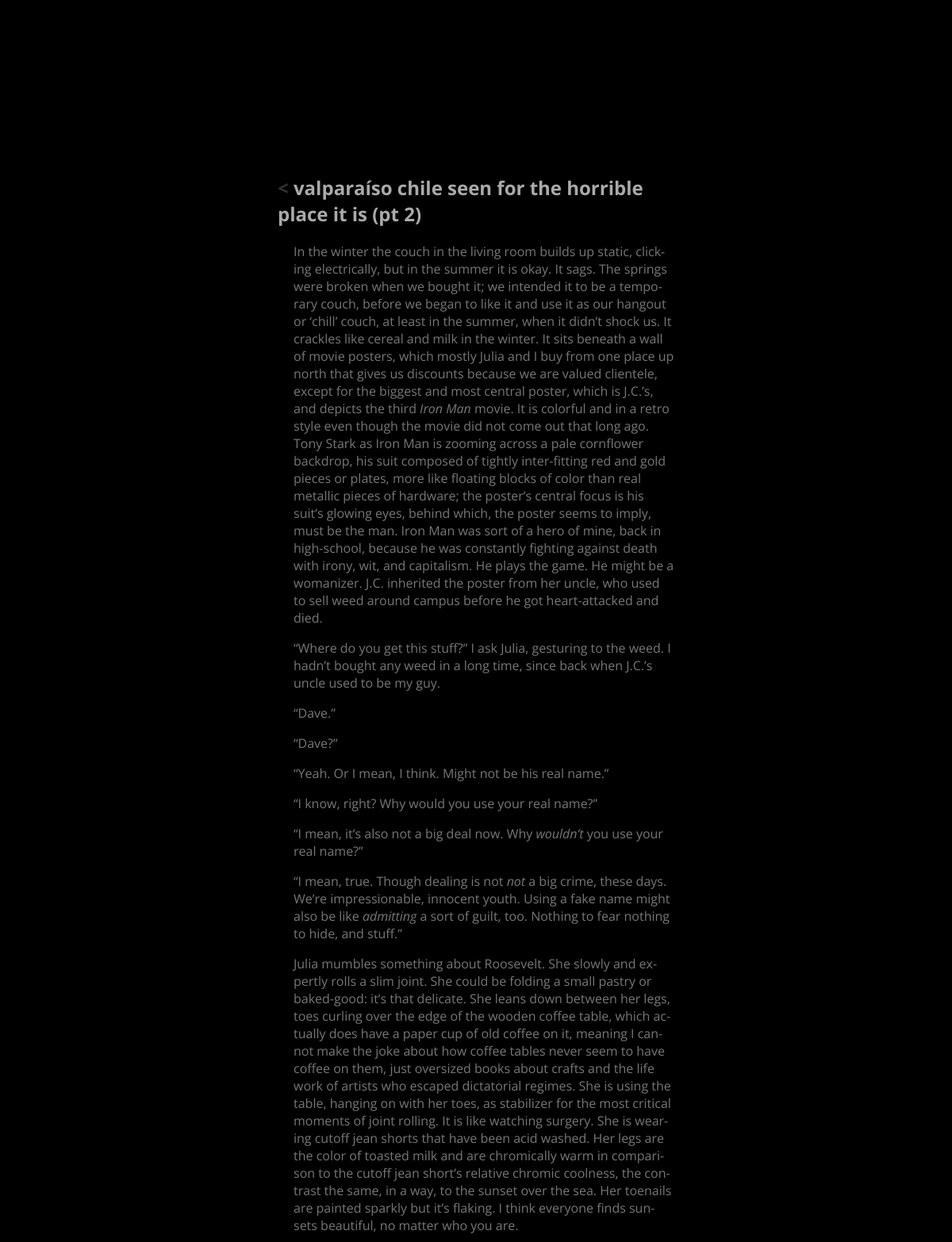
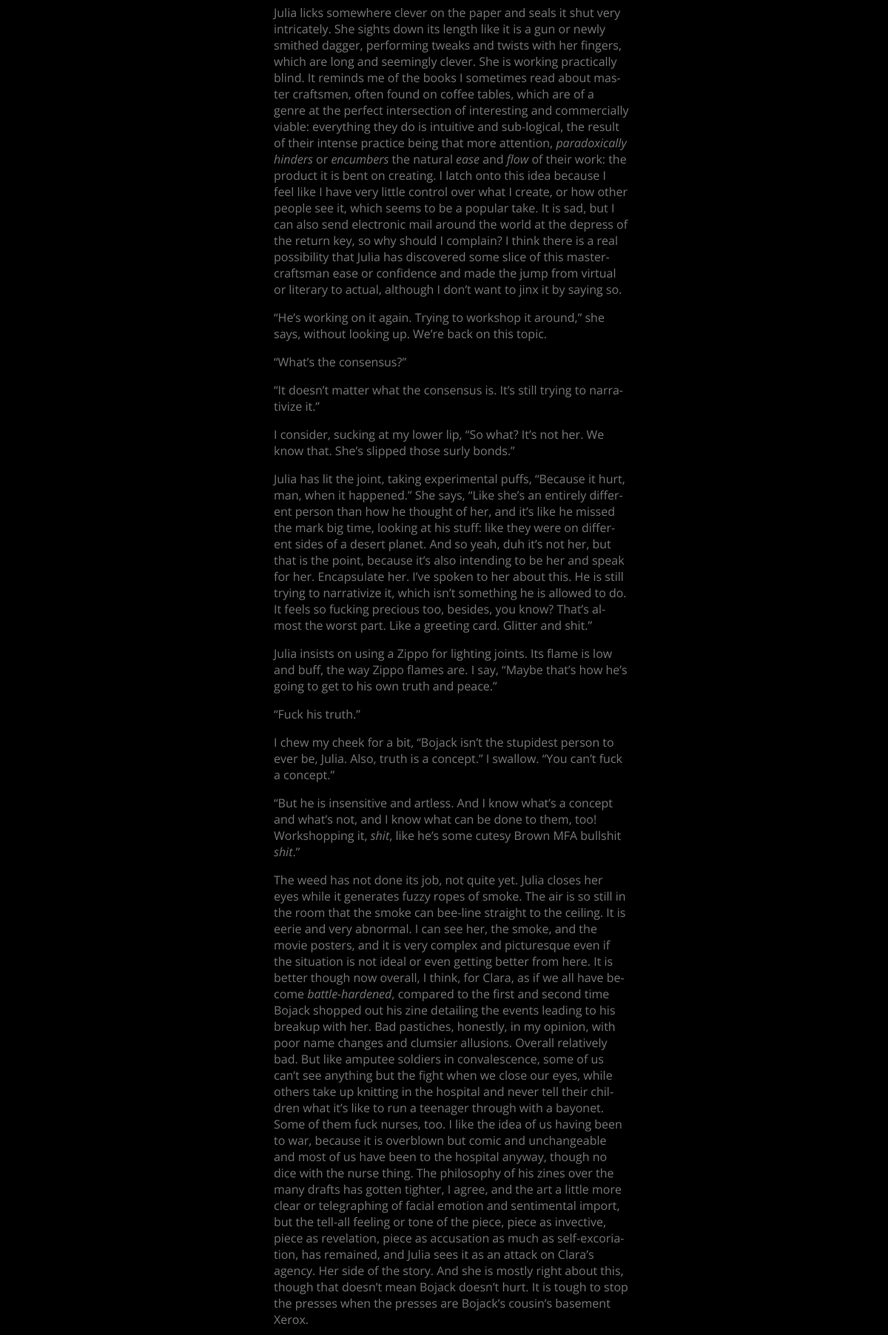
/produce/written/15/ (upper part), run on the app's committed database (2 pictures, top to bottom).
### produce/models.py (models this page shows, shortened)
class WrittenObject(models.Model):
	title       = models.CharField(max_length=200, default="n/a")
	description = models.CharField(max_length=500, default="n/a")
	pub_date    = models.DateTimeField('date published',default=timezone.now)
	word_count  = models.IntegerField(default=0)
	content     = models.TextField(default="n/a")
	cited_works  = models.ManyToManyField('library.LibraryObject', blank=True)

### produce/views.py (the view)
# urls.py: path("written/<int:produce_id>/", views.written_individual, name="written_individual"),
def written_individual(request, produce_id):
	written_object = get_object_or_404(WrittenObject, pk=produce_id)
	cited_works    = written_object.cited_works.all()
	return render(request, 'produce/individual_written.html', {'written_object': written_object, 'cited_works' : cited_works})

### produce/templates/produce/individual_written.html (shortened to what this page needs)
{% extends 'base/base.html' %}
{% block content %}
	<div class="heading">
	</div>
	<div class="sub-heading">
		<h2>
			<a href="{% url 'produce:written' %}">< </a>{{ written_object.title }}
		</h2>
	</div>
	<div class="info">
		<div class="info_text">
			{{ written_object.content|safe }}
		</div>
	</div>
{% endblock %}

### base/static/base/css/main.css (style rules this page uses)
html, body { background-color: black; color: #AAA; font-family: 'Open Sans', sans-serif; overflow: hidden; }
a { color: #333; text-decoration: none; }
.heading { color:#AAA; padding-top: 200px; width: 500px; display: block; margin: auto; }
.sub-heading { color:#AAA; display: block; margin: auto; width: 500px; }
.info { color: #777; margin: auto; width: 480px; text-align: left; -webkit-hyphens: auto; -moz-hyphens: auto; hyphens: auto; padding-left: 20px; }
.info_text { padding-bottom: 0.5em; }

### base/static/base/css/mobile.css (style rules this page uses)
html, body { background-color: black; color: #AAA; font-family: 'Open Sans', sans-serif; overflow: hidden; }
a { color: #333; text-decoration: none; }
.heading { color:#AAA; padding-top: 100px; width: 100%; display: block; margin: auto; }
.sub-heading { color:#AAA; display: block; margin: auto; width: 100%; }
.info { color: #777; margin: auto; width: 100%; text-align: left; -webkit-hyphens: auto; -moz-hyphens: auto; hyphens: auto; }
.info_text { padding-bottom: 0.5em; }

### data on the page
WrittenObject: title "valparaíso chile seen for the horrible place it is (pt 2)", content "In the winter the couch in the living room builds up static, clicking electrically, but in the summer it is okay. It sags. The springs were broken when we bought it; we intended it to be a temporary couch, before we began to like it and use it as our hangout or ‘chill’ couch, at least in the summer, when it didn’t shock us. It crackles like cereal and milk in the winter. It sits beneath a wall of movie posters, which mostly Julia and I buy from one place up north that gives us discounts because we are valued clientele, except for the biggest and most central poster, which is J.C.’s, and depicts the third Iron Man movie. It is colorful and in a retro style even though the movie did not come…"
